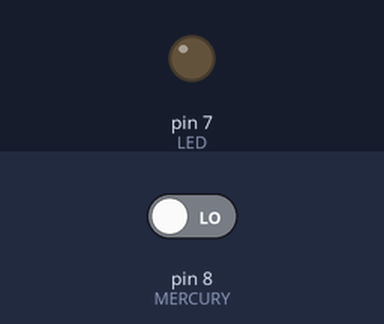
This sketch was run on a simulated Arduino Uno, built with avr-gcc and run on an emulated ATmega328P. Parts: output pins drawn as LEDs (lit = HIGH). The test bench sets the inputs (shaded band); at power-on: pin 8 (MERCURY) LOW.

Above: at 1.2 s.
1.3 s: pin 8 (MERCURY) driven HIGH
At 2.2 s:
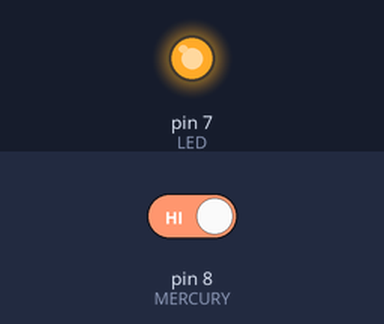
2.8 s: pin 8 (MERCURY) driven LOW
At 3.4 s:
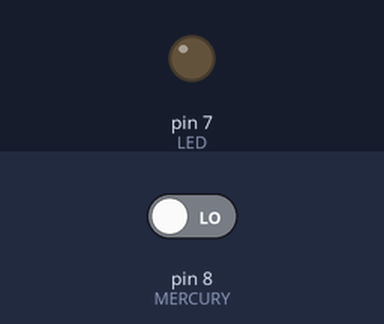
Timing chart, 0 to 5.8 s (numbered marks = the images above; inputs shaded):
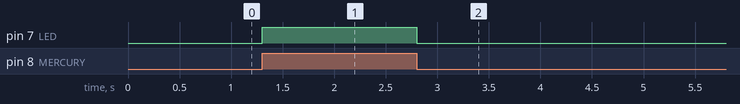

Measured:
- after the input at 1.3 s, pin 7 (LED): LOW → HIGH at once
- after the input at 2.8 s, pin 7 (LED): HIGH → LOW at once

The sketch:

Tilt_Switch.ino
```cpp
/*
  Tilt Switch (Mercury)

  It gets the input from a tilt switch KY-017 of mercury and turns on and off a LED.
*/

#define LED 7
#define MERCURY 8

void setup() {
  pinMode(MERCURY, INPUT);
  pinMode(LED, OUTPUT);
}

void loop() {
  digitalWrite(LED, digitalRead(MERCURY));
}
```
